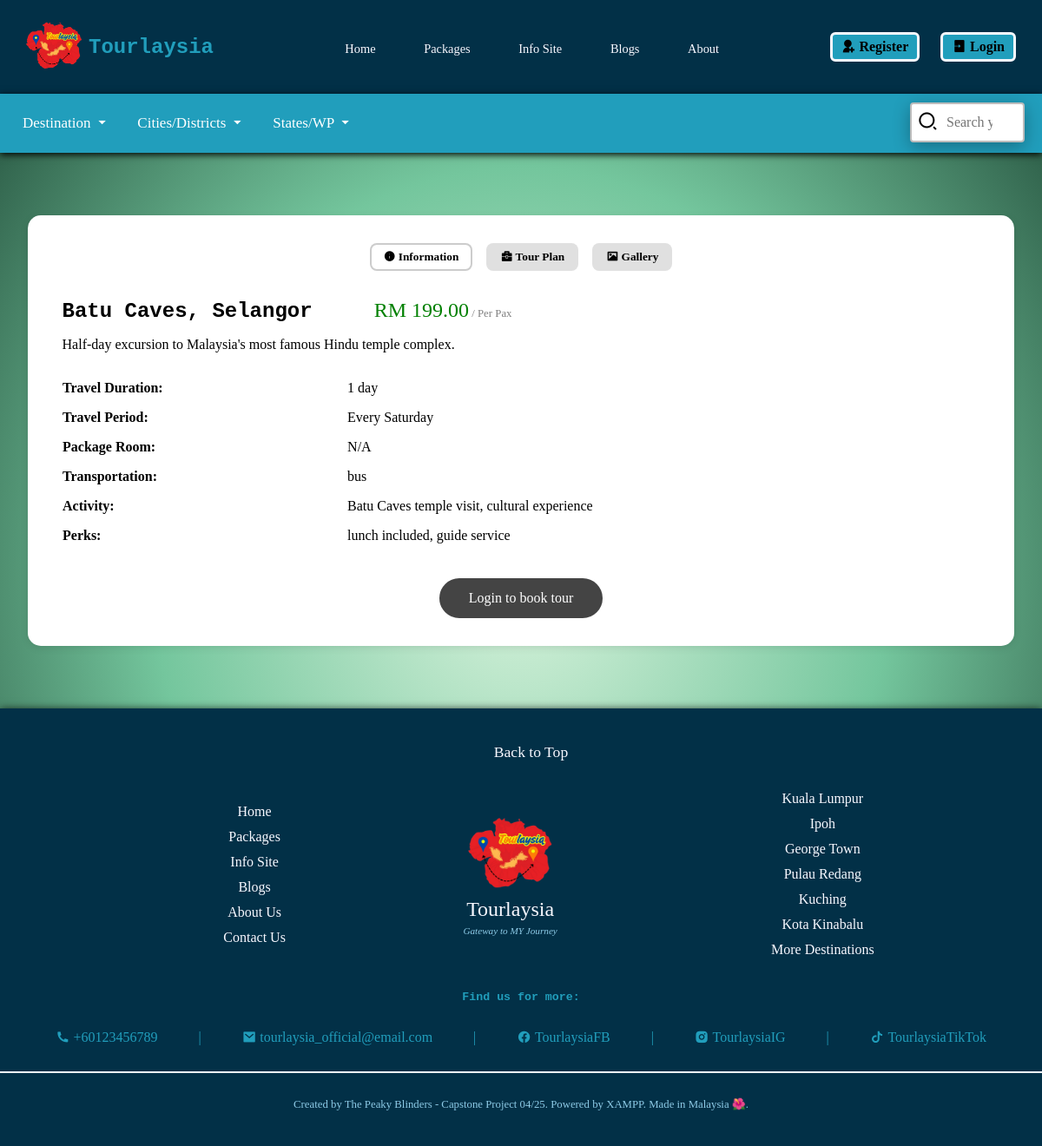
Screenshot of /package_info.php?pkgID=PKG_BCa2025stU with the database file from the repository.
### tables this page shows
CREATE TABLE `tour_package_t` (
  `pkg_ID` varchar(14) NOT NULL,
  `pkg_title` varchar(100) NOT NULL,
  `pkg_desc` longtext NOT NULL,
  `pkg_dest` varchar(100) NOT NULL,
  `trv_dura` varchar(50) NOT NULL,
  `trv_period` varchar(50) NOT NULL,
  `pkg_price` decimal(10,2) NOT NULL,
  `pkg_room` varchar(100) NOT NULL,
  `pkg_transp` varchar(100) NOT NULL,
  `pkg_act` varchar(500) NOT NULL,
  `pkg_perks` varchar(500) NOT NULL,
  `pkg_img` longtext DEFAULT NULL
);

### package_info.php (the view, shortened to what this page needs)
<?php
require './crud/db_connection.php';
$pkg_ID = $_SESSION['pkgID'];
?>
<?php
$query = "SELECT * FROM tour_package_t WHERE pkg_ID = ?";
$stmt = mysqli_prepare($connection, $query);
mysqli_stmt_bind_param($stmt, "s", $pkg_ID);
mysqli_stmt_execute($stmt);
$result = mysqli_stmt_get_result($stmt);
if ($row = mysqli_fetch_assoc($result)) {
    $pkgImgList = $row['pkg_img'];
    $imgList = explode(',', $pkgImgList);
} else {
    die("No package found with ID: $pkg_ID");
}
?>
<!DOCTYPE html>
<html lang="en">
<head>
    <link rel="stylesheet" href="https://cdnjs.cloudflare.com/ajax/libs/remixicon/4.6.0/remixicon.css ">
    <link rel="stylesheet" href="./styles/styles_Package.css">
</head>
<body>
<?php include 'header.php';?>
<?php include 'nav_bar.php';?>
<main class="content-container">
    <section class="card">
        <div class="tabs-inside-card">
            <button class="tab-button active" onclick="switchTab(event, 'info')"><i class="ri-information-fill"></i> Information</button>
            <button class="tab-button" onclick="switchTab(event, 'tour-plan')"><i class="ri-briefcase-4-fill"></i> Tour Plan</button>
            <button class="tab-button" onclick="switchTab(event, 'gallery')"><i class="ri-image-fill"></i> Gallery</button>
        </div>
        <div class="tab-content" id="info">
            <h2 class="package-title"><?= htmlspecialchars($row['pkg_dest']) ?> <span class="price">RM <?= htmlspecialchars($row['pkg_price']) ?></span><span class="pax"> / Per Pax</span></h2>
            <p class="description"><?= htmlspecialchars($row['pkg_desc']) ?></p>
            <table class="package-details">
                <tr><td><strong>Travel Duration:</strong></td><td><?= htmlspecialchars($row['trv_dura']) ?></td></tr>
                <tr><td><strong>Travel Period:</strong></td><td><?= htmlspecialchars($row['trv_period']) ?></td></tr>
                <tr><td><strong>Package Room:</strong></td><td><?= htmlspecialchars($row['pkg_room']) ?></td></tr>
                <tr><td><strong>Transportation:</strong></td><td><?= htmlspecialchars($row['pkg_transp']) ?></td></tr>
                <tr><td><strong>Activity:</strong></td><td><?= htmlspecialchars($row['pkg_act']) ?></td></tr>
                <tr><td><strong>Perks:</strong></td><td><?= htmlspecialchars($row['pkg_perks']) ?></td></tr>
            </table>
        </div>
    <?php
        if (isset($_SESSION['SES_UserID'])) {
    ?>
            <div class="book-button-wrapper">
                <button class="book-now-btn" onclick="document.location='bookingFormPage1.php?pkgID=<?php echo $pkg_ID?>';">Book now</button>
            </div>
    <?php
        } else {
    ?>
            <div class="book-button-wrapper">
                <button class="book-now-btn" onclick="document.location='touristLoginPage.php';">Login to book tour</button>
            </div>
    <?php
        }
    ?>
    </section>
</main>
<?php include 'footer.php';?>
</body>
</html>

### styles/styles_Package.css (style rules this page uses)
body { background-color: #8ECAE6; margin: 0; }
.content-container { margin: 0 auto; max-width: 1200px; padding: 2rem; }
.card { height: auto; width: auto; background: #fff; border-radius: 15px; box-shadow: 0 2px 10px rgba(0, 0, 0, 0.1); padding: 2rem; text-align: center; }
.tabs-inside-card { display: flex; justify-content: center; gap: 1rem; margin-bottom: 2rem; }
.tab-button { background-color: #e0e0e0; border: none; padding: 0.5rem 1rem; border-radius: 8px; font-weight: bold; cursor: pointer; transition: background-color 0.2s; }
.tab-button.active { background-color: #ffffff; box-shadow: inset 0 0 0 2px #ccc; }
.tab-content { text-align: left; }
.package-title { text-align: left; margin-bottom: 0.5rem; margin-left: 0.2cm; }
.price { color: green; margin-left: 1.5cm; font-weight: normal; }
.pax { color: grey; font-size: 0.8rem; font-weight: normal; }
.description { text-align: justify; margin-left: 0.2cm; margin-bottom: 1.5rem; }
.package-details { width: 100%; margin: 0 auto; border-collapse: collapse; }
.package-details td { padding: 0.5rem; vertical-align: top; }
.book-button-wrapper { margin-top: 2rem; text-align: center; }
.book-now-btn { background-color: #444; color: white; padding: 0.75rem 2rem; border: 2px solid #444; border-radius: 30px; font-size: 1rem; cursor: pointer; transition: background-color 0.3s, color 0.3s, border 0.3s; }

### styles/styles.css (style rules this page uses)
body { background: radial-gradient(#d8f3dc, #74c69d, #1b4332); margin: 0; }
h1, h2, h3, h4, h5, h6 { font-family: Rockwell, Courier Bold, Courier, Georgia, Times, Times New Roman, serif; }

### rows the page displays
tour_package_t: pkg_dest "Batu Caves, Selangor", pkg_price "199.00", pkg_desc "Half-day excursion to Malaysia's most famous Hindu temple complex.", trv_dura "1 day", trv_period "Every Saturday", pkg_room "N/A", pkg_transp "bus", pkg_act "Batu Caves temple visit, cultural experience", pkg_perks "lunch included, guide service"
